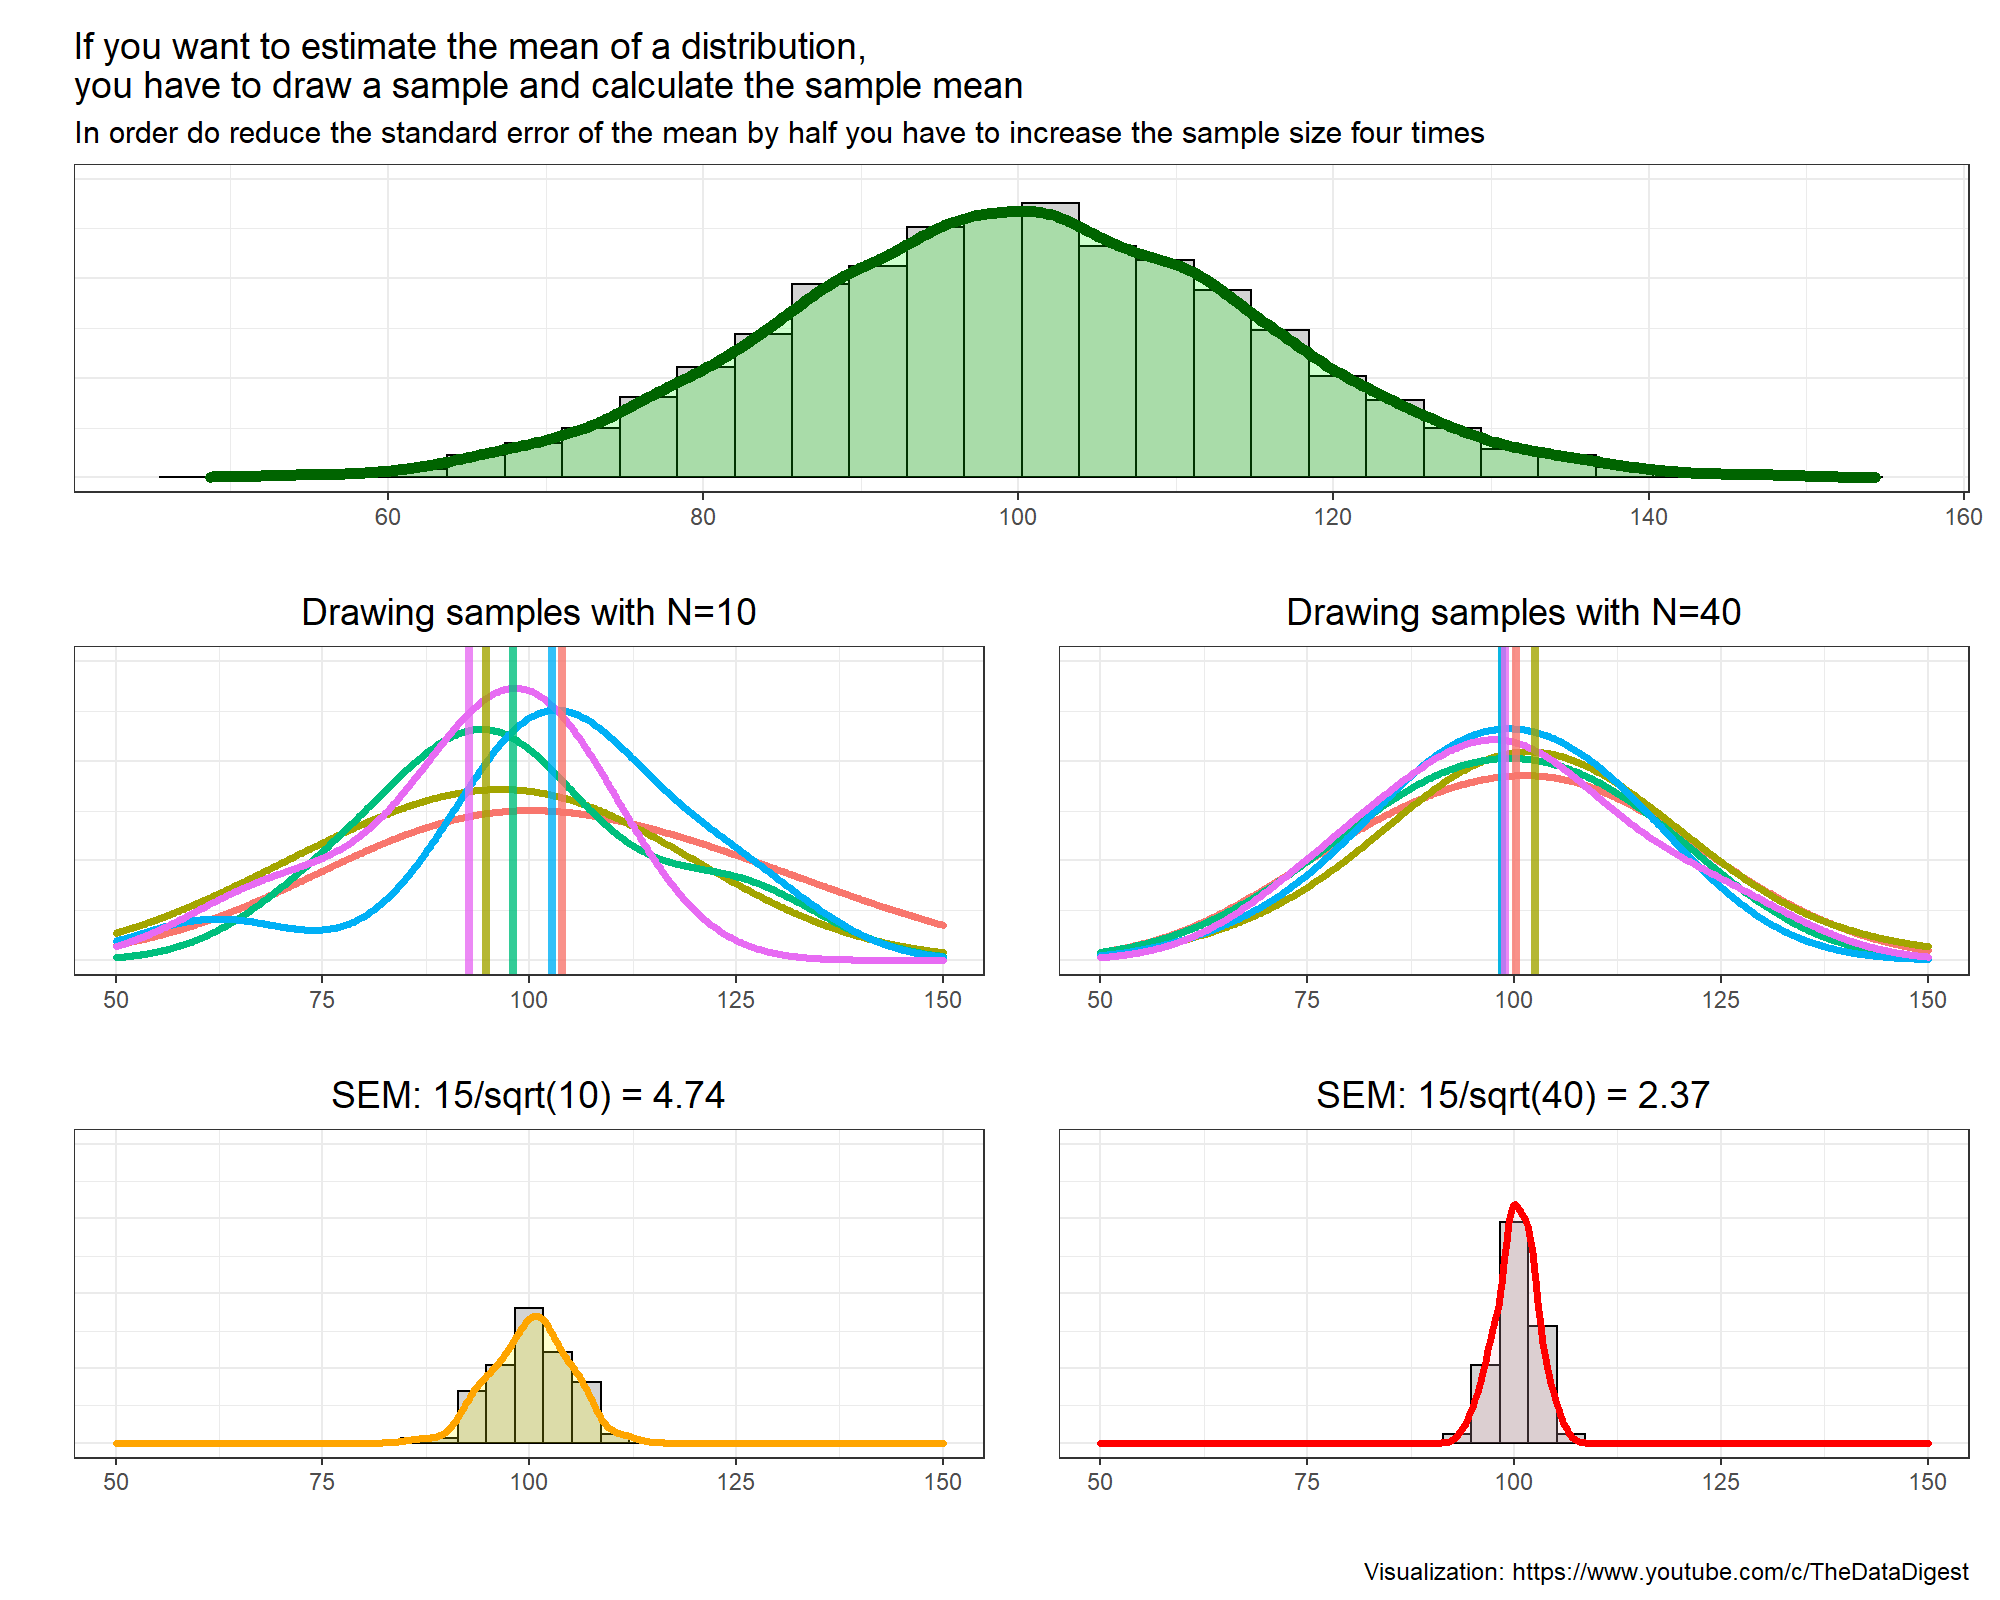

Generate this figure with R:

## 30 day chart challenge 2022 ##

# Script by TheDataDigest 
# https://www.youtube.com/c/TheDataDigest
# https://github.com/TheDataDigest
# https://twitter.com/DigestData


## (1) Setup and loading packages ----
rm(list=ls())
setwd(dirname(rstudioapi::getActiveDocumentContext()$path))

library(easypackages)
easypackages::libraries("tidyverse", "patchwork")


## (2) Create the data set ----
population_df <- data.frame(x = rnorm(n = 10000, mean = 100, sd = 15))

means_sample_10 <- data.frame(x = rep(NA, 50))
for(i in 1:50) {
  means_sample_10$x[i] <- mean(sample(x = population_df$x, size = 10))
}

sd_10 <- round(sd(means_sample_10$x), 2)

means_sample_40 <- data.frame(x = rep(NA, 50))
for(i in 1:50) {
  means_sample_40$x[i] <- mean(sample(x = population_df$x, size = 40))
}
sd_40 <- round(sd(means_sample_40$x), 2)


# 5 samples for chart
set.seed(28)

# sample size = 10
df_10 <- data.frame(x = sample(x = population_df$x, size = 50),
                    set = rep(LETTERS[1:5], each = 10)) %>% arrange(set, x)
means_10 <- df_10 %>% group_by(set) %>% summarize(mean = mean(x))

sd_10 <- numeric(100)
for(i in 1:100) {sd_10[i] <- mean(sample(x = population_df$x, size = 10))}
sd_10_df <- data.frame(x = sd_10)
  
# sample size = 40
df_40 <- data.frame(x = sample(x = population_df$x, size = 200),
                    set = rep(LETTERS[1:5], each = 40)) %>% arrange(set, x)
means_40 <- df_40 %>% group_by(set) %>% summarize(mean = mean(x))

sd_40 <- numeric(100)
for(i in 1:100) {sd_40[i] <- mean(sample(x = population_df$x, size = 40))}
sd_40_df <- data.frame(x = sd_40)


## (3) Creating the charts ----
pop_chart <- population_df %>% ggplot(aes(x = x)) + 
  geom_histogram(aes(y=..density..), fill = "lightgrey", color = "black") +
  theme_bw() +
  geom_density(data = population_df, aes(x=x), color = "darkgreen", fill = "green", alpha = 0.2, size = 2) + 
  scale_y_continuous(limits = c(0, 0.03)) +
  labs(x="", y="") +
  theme(axis.ticks.y = element_blank(),
        axis.text.y = element_blank()) +
  ggtitle("If you want to estimate the mean of a distribution,\nyou have to draw a sample and calculate the sample mean",
          subtitle = "In order do reduce the standard error of the mean by half you have to increase the sample size four times")
  
sample_10_chart <- df_10 %>% ggplot(aes(x = x, color = set, group = set)) + 
  geom_density(size = 1.2, adjust = 2) +
  theme_bw() +
  theme(legend.position = "none") +
  scale_x_continuous(limits = c(50,150)) + 
  scale_y_continuous(limits = c(0, 0.03)) + 
  geom_vline(data = means_10, aes(xintercept = mean, group = set, color = set), size = 1.5, alpha = 0.8)+
  labs(x="", y="")+
  theme(axis.ticks.y = element_blank(),
        axis.text.y = element_blank(),
        plot.title = element_text(hjust = 0.5)) +
  ggtitle("Drawing samples with N=10")

sample_40_chart <- df_40 %>% ggplot(aes(x = x, color = set, group = set)) + 
  geom_density(size = 1.2, adjust = 2) +
  theme_bw() +
  theme(legend.position = "none") +
  scale_x_continuous(limits = c(50,150)) +
  scale_y_continuous(limits = c(0, 0.03)) +
  geom_vline(data = means_40, aes(xintercept = mean, group = set, color = set), size = 1.5, alpha = 0.8)+
  labs(x="", y="")+
  theme(axis.ticks.y = element_blank(),
        axis.text.y = element_blank(),
        plot.title = element_text(hjust = 0.5)) +
  ggtitle(label = "Drawing samples with N=40")

sd_10_chart <- sd_10_df %>% ggplot(aes(x = x)) + 
  geom_histogram(aes(y=..density..), fill = "lightgrey", color = "black") +
  theme_bw() +
  geom_density(data = sd_10_df, aes(x=x), color = "orange", fill = "yellow", alpha = 0.2, size = 1.2) +
  scale_x_continuous(limits = c(50,150)) + 
  scale_y_continuous(limits = c(0, 0.2)) + 
  ggtitle("SEM: 15/sqrt(10) = 4.74")+
  labs(x="", y="")+
  theme(axis.ticks.y = element_blank(),
        axis.text.y = element_blank(),
        plot.title = element_text(hjust = 0.5))
  
sd_40_chart <- sd_40_df %>% ggplot(aes(x = x)) + 
  geom_histogram(aes(y=..density..), fill = "lightgrey", color = "black") +
  theme_bw() +
  geom_density(data = sd_40_df, aes(x=x), color = "red", fill = "pink", alpha = 0.2, size = 1.2) +
  scale_x_continuous(limits = c(50,150)) + 
  scale_y_continuous(limits = c(0, 0.2)) +
  ggtitle("SEM: 15/sqrt(40) = 2.37")+
  labs(x="", y="")+
  theme(axis.ticks.y = element_blank(),
        axis.text.y = element_blank(),
        plot.title = element_text(hjust = 0.5))


## (4) Combining charts ----
design <- "
  11
  23
  45
"

final_chart <- pop_chart + sample_10_chart + sample_40_chart + sd_10_chart + sd_40_chart +
  patchwork::plot_layout(design = design) + 
  patchwork::plot_annotation(caption = "Visualization: https://www.youtube.com/c/TheDataDigest")


## (5) Save png, pdf ----
# save as PNG
ggsave(path = getwd(), filename = "28_deviation_SEM.png", 
       plot = final_chart, device = png,  
       width = 10, height = 8, units = "in", dpi = 200)

ggsave(path = getwd(), filename = "28_deviation_SEM.pdf", 
       plot = final_chart, device = cairo_pdf,  
       width = 10, height = 8, units = "in", dpi = 200)
